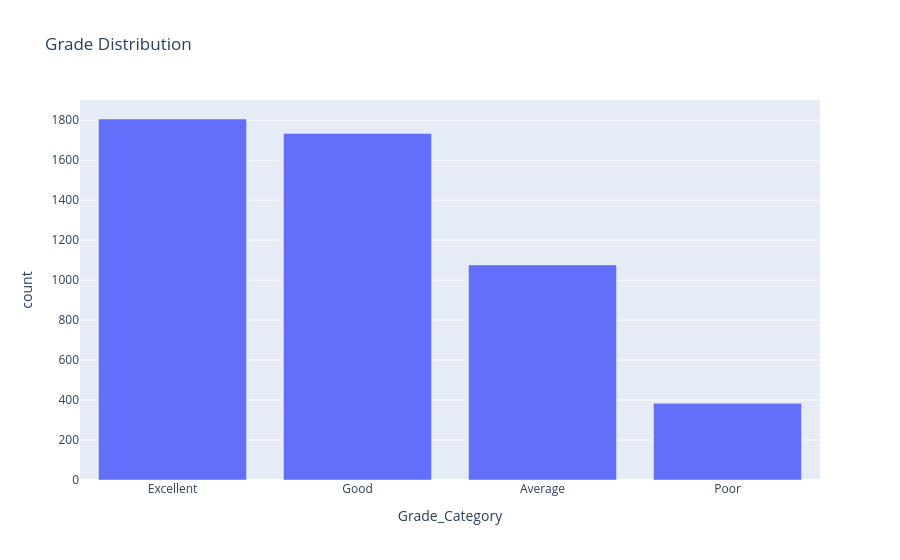
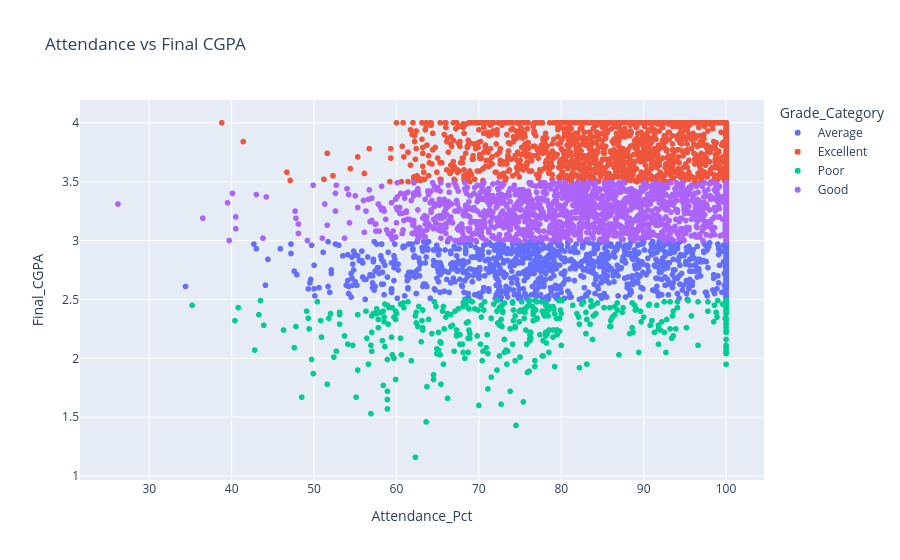
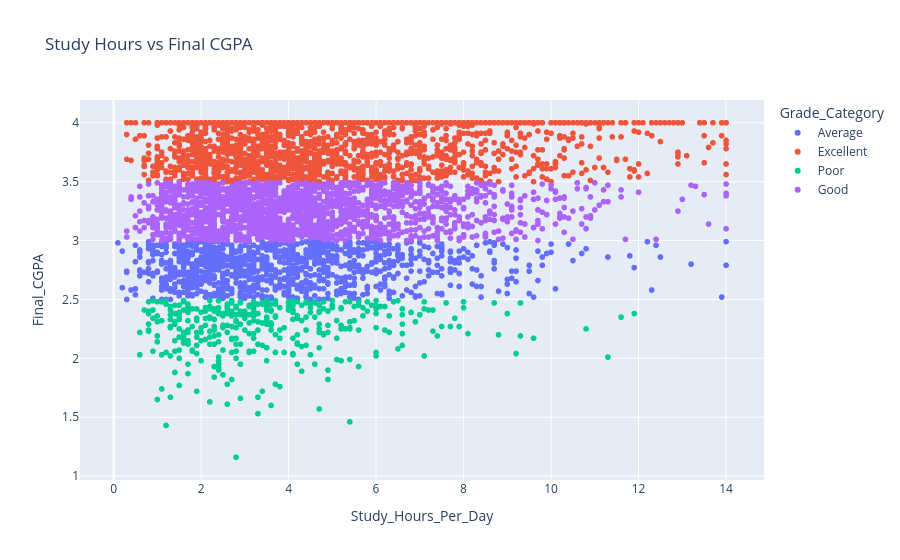
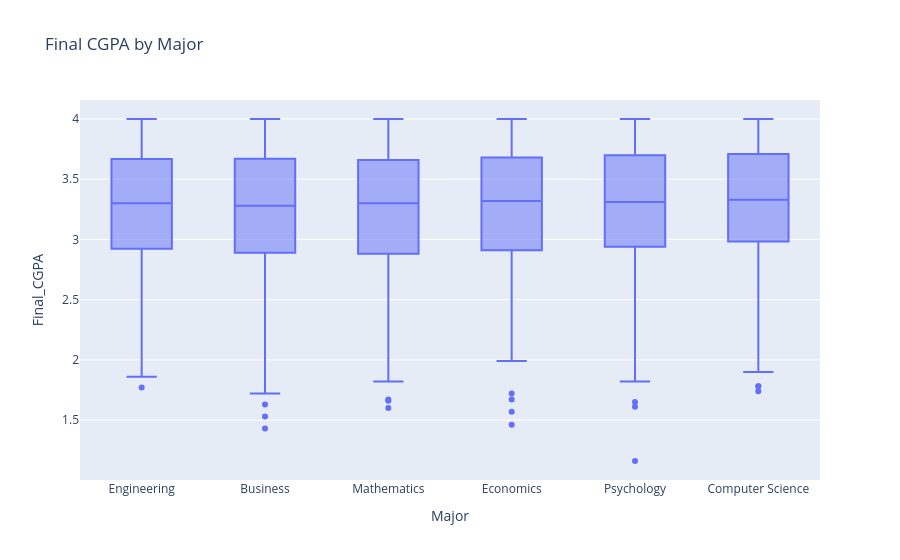

The notebook cell these images were saved under, in order:
### Code cell
# ==========================================================
# 18. INTERACTIVE DASHBOARD (PLOTLY)
# ==========================================================

# Grade Distribution Dashboard

fig1 = px.bar(
    df["Grade_Category"].value_counts().reset_index(),
    x='Grade_Category',
    y='count',
    title='Grade Distribution'
)

fig1.show()

# ----------------------------------------------------------

# Attendance vs CGPA Dashboard

fig2 = px.scatter(
    df,
    x='Attendance_Pct',
    y='Final_CGPA',
    color='Grade_Category',
    title='Attendance vs Final CGPA'
)

fig2.show()

# ----------------------------------------------------------

# Study Hours vs CGPA Dashboard

fig3 = px.scatter(
    df,
    x='Study_Hours_Per_Day',
    y='Final_CGPA',
    color='Grade_Category',
    title='Study Hours vs Final CGPA'
)

fig3.show()

# ----------------------------------------------------------

# Major-wise CGPA Dashboard

fig4 = px.box(
    df,
    x='Major',
    y='Final_CGPA',
    title='Final CGPA by Major'
)

fig4.show()

### Figure 1 — Plotly figure (JSON) as saved in the notebook; plotly's stock layout.template omitted (floating-point values rounded to 4 significant figures)
{"data": [{"hovertemplate": "Grade_Category=%{x}<br>count=%{y}<extra></extra>", "legendgroup": "", "marker": {"color": "#636efa", "pattern": {"shape": ""}}, "name": "", "orientation": "v", "showlegend": false, "textposition": "auto", "type": "bar", "x": ["Excellent", "Good", "Average", "Poor"], "xaxis": "x", "y": [1806, 1734, 1076, 384], "yaxis": "y"}], "layout": {"barmode": "relative", "legend": {"tracegroupgap": 0}, "title": {"text": "Grade Distribution"}, "xaxis": {"anchor": "y", "domain": [0, 1], "title": {"text": "Grade_Category"}}, "yaxis": {"anchor": "x", "domain": [0, 1], "title": {"text": "count"}}}}

### Figure 2 — Plotly figure (JSON) as saved in the notebook; plotly's stock layout.template omitted (floating-point values rounded to 4 significant figures; data arrays with more than 128 entries replaced by an {"elided": "..."} marker saying what was removed)
{"data": [{"hovertemplate": "Grade_Category=Average<br>Attendance_Pct=%{x}<br>Final_CGPA=%{y}<extra></extra>", "legendgroup": "Average", "marker": {"color": "#636efa", "symbol": "circle"}, "mode": "markers", "name": "Average", "showlegend": true, "type": "scattergl", "x": {"elided": "1076 float values"}, "xaxis": "x", "y": {"elided": "1076 float values"}, "yaxis": "y"}, {"hovertemplate": "Grade_Category=Excellent<br>Attendance_Pct=%{x}<br>Final_CGPA=%{y}<extra></extra>", "legendgroup": "Excellent", "marker": {"color": "#EF553B", "symbol": "circle"}, "mode": "markers", "name": "Excellent", "showlegend": true, "type": "scattergl", "x": {"elided": "1806 float values"}, "xaxis": "x", "y": {"elided": "1806 float values"}, "yaxis": "y"}, {"hovertemplate": "Grade_Category=Poor<br>Attendance_Pct=%{x}<br>Final_CGPA=%{y}<extra></extra>", "legendgroup": "Poor", "marker": {"color": "#00cc96", "symbol": "circle"}, "mode": "markers", "name": "Poor", "showlegend": true, "type": "scattergl", "x": {"elided": "384 float values"}, "xaxis": "x", "y": {"elided": "384 float values"}, "yaxis": "y"}, {"hovertemplate": "Grade_Category=Good<br>Attendance_Pct=%{x}<br>Final_CGPA=%{y}<extra></extra>", "legendgroup": "Good", "marker": {"color": "#ab63fa", "symbol": "circle"}, "mode": "markers", "name": "Good", "showlegend": true, "type": "scattergl", "x": {"elided": "1734 float values"}, "xaxis": "x", "y": {"elided": "1734 float values"}, "yaxis": "y"}], "layout": {"legend": {"title": {"text": "Grade_Category"}, "tracegroupgap": 0}, "title": {"text": "Attendance vs Final CGPA"}, "xaxis": {"anchor": "y", "domain": [0, 1], "title": {"text": "Attendance_Pct"}}, "yaxis": {"anchor": "x", "domain": [0, 1], "title": {"text": "Final_CGPA"}}}}

### Figure 3 — Plotly figure (JSON) as saved in the notebook; plotly's stock layout.template omitted (floating-point values rounded to 4 significant figures; data arrays with more than 128 entries replaced by an {"elided": "..."} marker saying what was removed)
{"data": [{"hovertemplate": "Grade_Category=Average<br>Study_Hours_Per_Day=%{x}<br>Final_CGPA=%{y}<extra></extra>", "legendgroup": "Average", "marker": {"color": "#636efa", "symbol": "circle"}, "mode": "markers", "name": "Average", "showlegend": true, "type": "scattergl", "x": {"elided": "1076 float values"}, "xaxis": "x", "y": {"elided": "1076 float values"}, "yaxis": "y"}, {"hovertemplate": "Grade_Category=Excellent<br>Study_Hours_Per_Day=%{x}<br>Final_CGPA=%{y}<extra></extra>", "legendgroup": "Excellent", "marker": {"color": "#EF553B", "symbol": "circle"}, "mode": "markers", "name": "Excellent", "showlegend": true, "type": "scattergl", "x": {"elided": "1806 float values"}, "xaxis": "x", "y": {"elided": "1806 float values"}, "yaxis": "y"}, {"hovertemplate": "Grade_Category=Poor<br>Study_Hours_Per_Day=%{x}<br>Final_CGPA=%{y}<extra></extra>", "legendgroup": "Poor", "marker": {"color": "#00cc96", "symbol": "circle"}, "mode": "markers", "name": "Poor", "showlegend": true, "type": "scattergl", "x": {"elided": "384 float values"}, "xaxis": "x", "y": {"elided": "384 float values"}, "yaxis": "y"}, {"hovertemplate": "Grade_Category=Good<br>Study_Hours_Per_Day=%{x}<br>Final_CGPA=%{y}<extra></extra>", "legendgroup": "Good", "marker": {"color": "#ab63fa", "symbol": "circle"}, "mode": "markers", "name": "Good", "showlegend": true, "type": "scattergl", "x": {"elided": "1734 float values"}, "xaxis": "x", "y": {"elided": "1734 float values"}, "yaxis": "y"}], "layout": {"legend": {"title": {"text": "Grade_Category"}, "tracegroupgap": 0}, "title": {"text": "Study Hours vs Final CGPA"}, "xaxis": {"anchor": "y", "domain": [0, 1], "title": {"text": "Study_Hours_Per_Day"}}, "yaxis": {"anchor": "x", "domain": [0, 1], "title": {"text": "Final_CGPA"}}}}

### Figure 4 — Plotly figure (JSON) as saved in the notebook; plotly's stock layout.template omitted (floating-point values rounded to 4 significant figures; data arrays with more than 128 entries replaced by an {"elided": "..."} marker saying what was removed)
{"data": [{"alignmentgroup": "True", "hovertemplate": "Major=%{x}<br>Final_CGPA=%{y}<extra></extra>", "legendgroup": "", "marker": {"color": "#636efa"}, "name": "", "notched": false, "offsetgroup": "", "orientation": "v", "showlegend": false, "type": "box", "x": {"elided": "5000 str values"}, "x0": " ", "xaxis": "x", "y": {"elided": "5000 float values"}, "y0": " ", "yaxis": "y"}], "layout": {"boxmode": "group", "legend": {"tracegroupgap": 0}, "title": {"text": "Final CGPA by Major"}, "xaxis": {"anchor": "y", "domain": [0, 1], "title": {"text": "Major"}}, "yaxis": {"anchor": "x", "domain": [0, 1], "title": {"text": "Final_CGPA"}}}}
